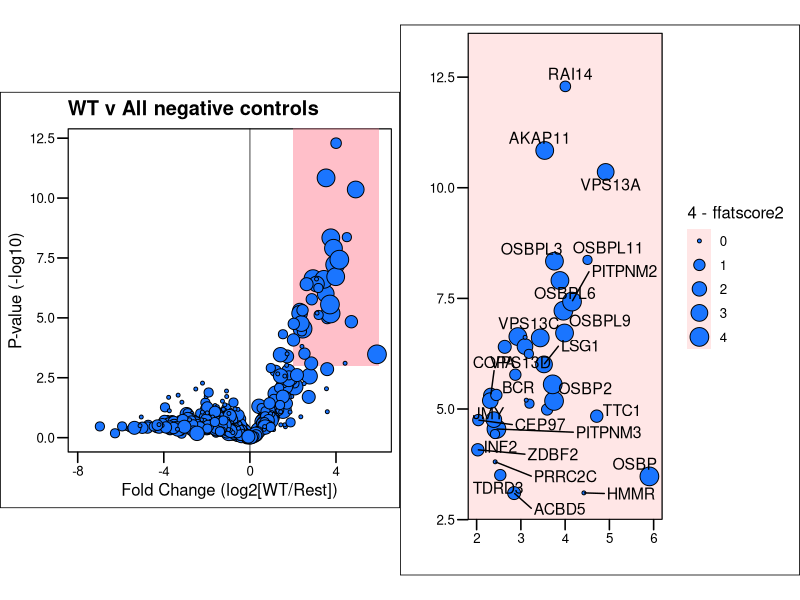
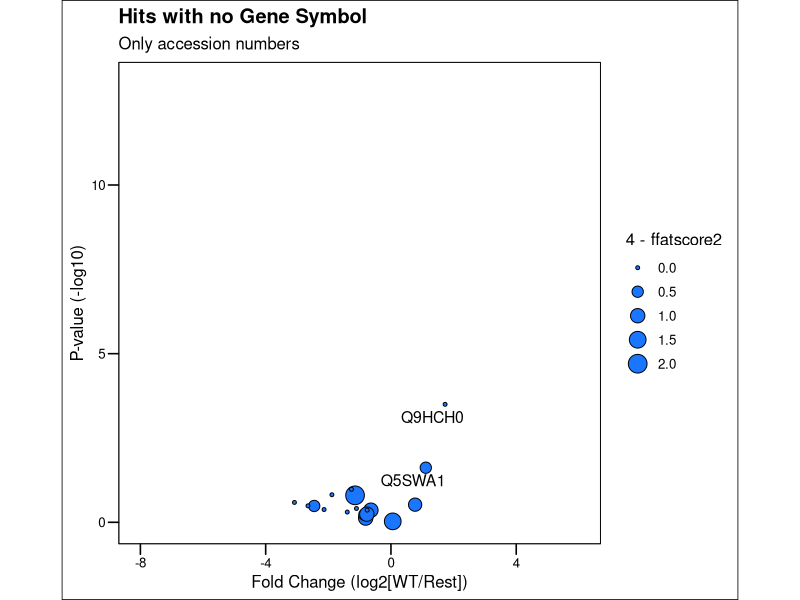
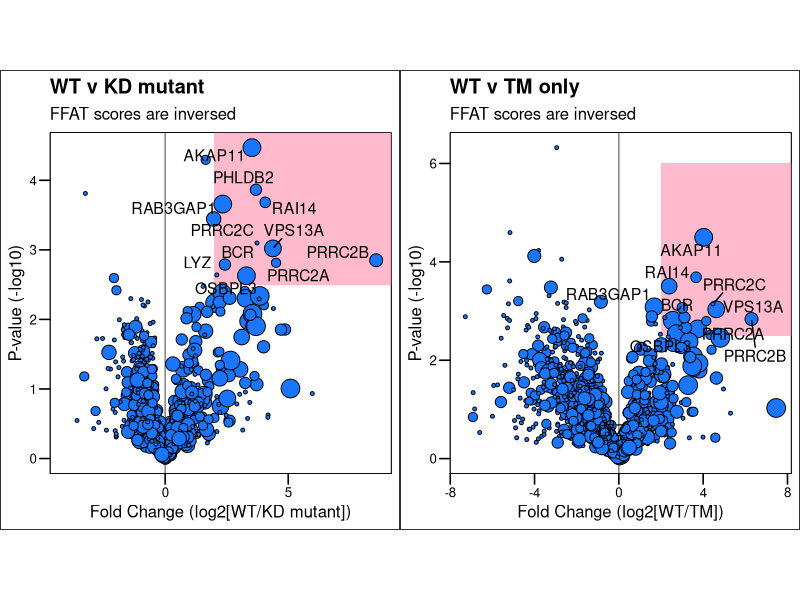
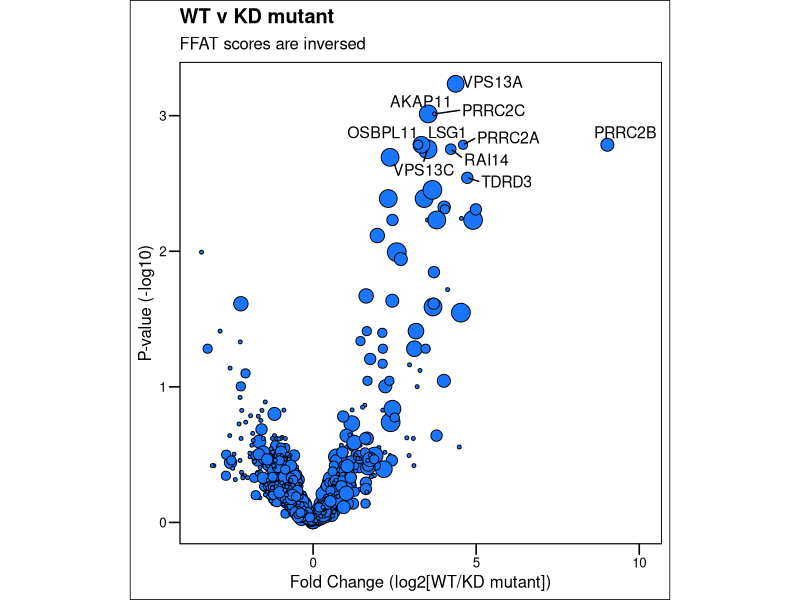
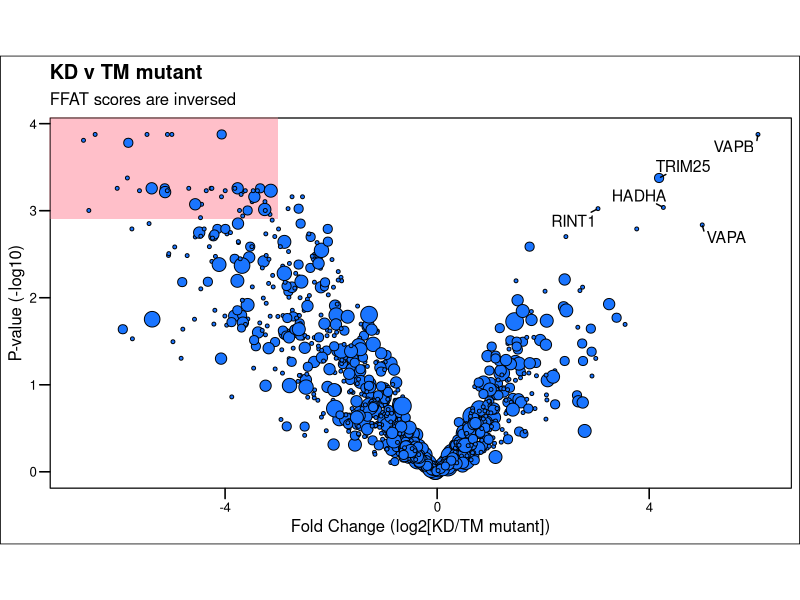
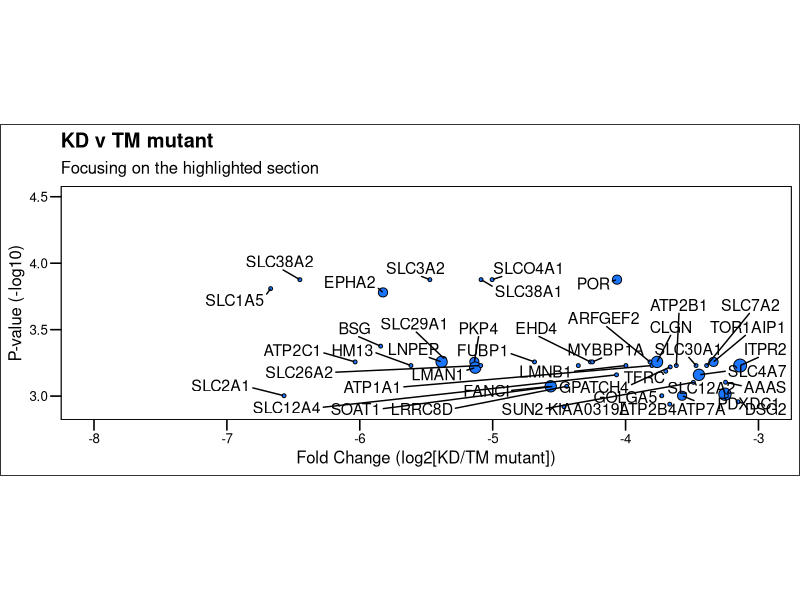
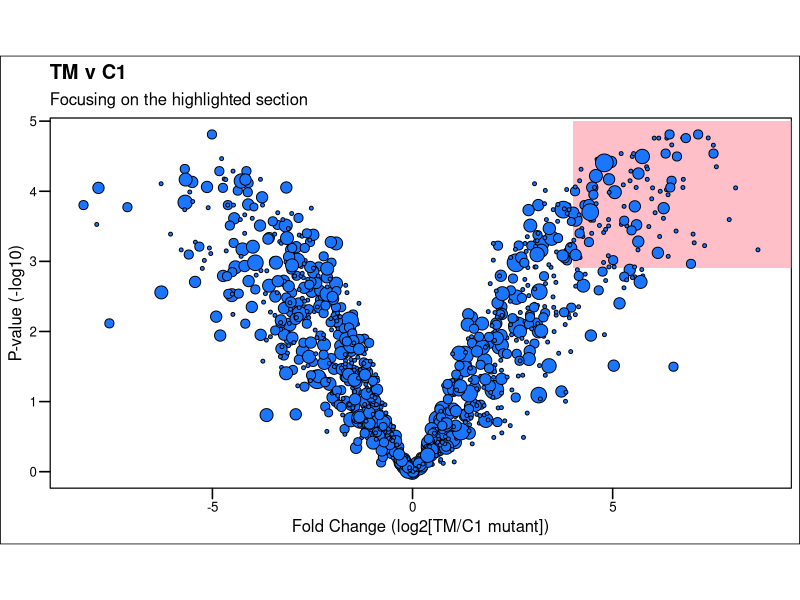
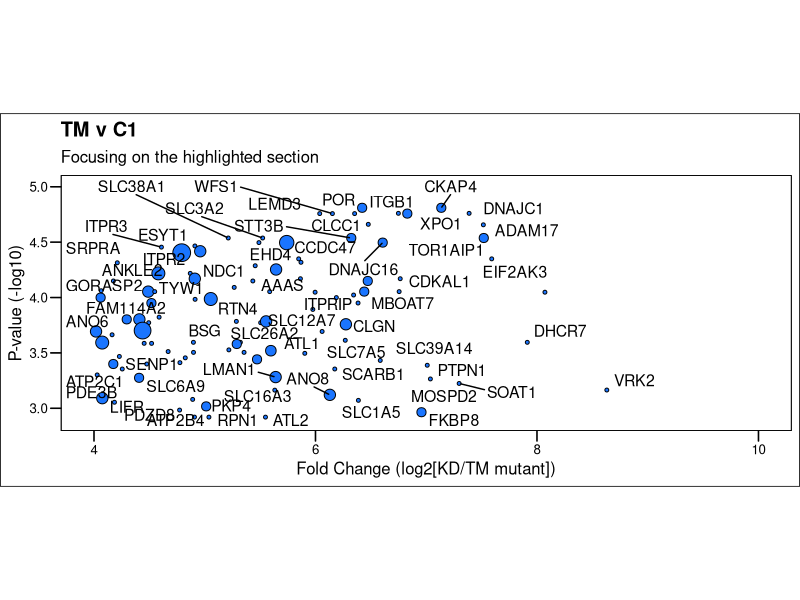

Write the R code that produced these figures, in order.
## ---- chunk 1
knitr::opts_chunk$set(echo = F, warning = F)
## ---- chunk 2
library(readxl)
library(ggplot2)
library(dplyr)
library(ggthemes)
library(ggrepel)
library(gridExtra)
library(limma)
library(tibble)
## ---- chunk 3
bioid1 = read.csv("data/Book1_for_R_with_FFAT_scores.csv")

## ---- chunk 4

Xmin = 2
Xmax = 6 
Ymin = 3
Ymax = 13

AR = (Ymax-Ymin)/(Xmax - Xmin)

bioid1 %>% ggplot(aes(Rest_FC, Rest_logP)) +
   geom_vline(xintercept = 0, alpha = 0.5)+
   geom_rect(xmin = Xmin, xmax = Xmax, ymin = Ymin, ymax = Ymax, alpha = 0.1, fill = 'pink') +
   geom_point(shape = 21, color = 'black', fill = '#1a75ff', aes(size = (4-ffatscore2)/2)) +
   theme_base(12) +
   theme(aspect.ratio = 1,legend.position = 'none') +
   xlab("Fold Change (log2[WT/Rest])") +
   ylab("P-value (-log10)") +
   ggtitle('WT v All negative controls') -> plot1

bioid1 %>% ggplot(aes(Rest_FC, Rest_logP)) +
   geom_point(shape = 21, color = 'black', fill = '#1a75ff', aes(size = 4-ffatscore2)) +
   theme_base(12) +
   theme(aspect.ratio = AR, panel.background = element_rect(fill = '#ffe6e6')) +
   xlim(Xmin, Xmax) +
   ylim(Ymin, Ymax) +
   xlab("") +
   ylab("") +
   geom_text_repel(size = 4, aes(label = Gene.Symbol), max.iter = 100000,max.time = 300) -> plot2

grid.arrange(plot1, plot2, widths = c(3, 3), nrow = 1)
## ---- chunk 5
#test the bunch with no GeneSymbol
bioid1 %>% 
   filter(is.na(Gene.Symbol)) %>% 
   ggplot(aes(Rest_FC, Rest_logP)) +
   geom_point(shape = 21, color = 'black', fill = '#1a75ff', aes(size = 4-ffatscore2)) +
   theme_base(12) +
   theme(aspect.ratio = 1) +
   xlim(-8, 6) +
   ylim(0, 13) +
   xlab("Fold Change (log2[WT/Rest])") +
   ylab("P-value (-log10)") +
   geom_text_repel(size = 4, aes(label = Accession), max.iter = 100000,max.time = 300)+
   ggtitle('Hits with no Gene Symbol', 'Only accession numbers') 

## ---- chunk 6
bioid1 %>% 
   filter(Rest_FC > Xmin & Rest_logP>Ymin) %>% 
   select(Gene.Symbol, Accession,  Rest_FC, Rest_logP, ffatscore) %>% 
   print()

## ---- chunk 7

Xmin = 2
Xmax = 10 
Ymin = 2.5
Ymax = 6

AR = (Ymax-Ymin)/(Xmax - Xmin)

bioid1 %>% ggplot(aes(KD_FC, KD_logP)) +
   geom_vline(xintercept = 0, alpha = 0.5)+
   geom_rect(xmin = Xmin, xmax = Xmax, ymin = Ymin, ymax = Ymax, alpha = 0.05, fill = 'pink') +
   geom_point(shape = 21, color = 'black', fill = '#1a75ff', aes(size = (4-ffatscore2)/2)) +
   theme_base(12) +
   theme(aspect.ratio = 1,legend.position = 'none') +
   xlab("Fold Change (log2[WT/KD mutant])") +
   ylab("P-value (-log10)") +
   geom_text_repel(
      data = bioid1 %>% 
         filter(KD_FC > Xmin & KD_logP>Ymin),
      size = 4, aes(label = Gene.Symbol), max.iter = 100000,max.time = 300) +
   ggtitle('WT v KD mutant',"FFAT scores are inversed")  -> plot21



bioid1 %>% ggplot(aes(TM_FC, TM_logP)) +
   geom_vline(xintercept = 0, alpha = 0.5)+
   geom_rect(xmin = Xmin, xmax = Xmax, ymin = Ymin, ymax = Ymax, alpha = 0.05, fill = 'pink') +
   geom_point(shape = 21, color = 'black', fill = '#1a75ff', aes(size = (4-ffatscore2)/2)) +
   theme_base(12) +
   theme(aspect.ratio = 1,legend.position = 'none') +
   xlab("Fold Change (log2[WT/TM])") +
   ylab("P-value (-log10)") +
   geom_text_repel(
      data = bioid1 %>% 
         filter(KD_FC > Xmin & KD_logP>Ymin),
      size = 4, aes(label = Gene.Symbol), max.iter = 100000,max.time = 300) +
   ggtitle('WT v TM only',"FFAT scores are inversed") -> plot22

grid.arrange(plot21, plot22, nrow =1)




## ---- chunk 8

sample_columns <- c(
  "WT1", "WT2", "WT3",
  "KD1", "KD2", "KD3"
)

#inspect data
#summary(bioid1[sample_columns])   

#Convert intensity columns to numeric:
bioid1[sample_columns] <- lapply(
  bioid1[sample_columns],
  as.numeric
)

#Filter proteins with insufficient measurements
keep <- rowSums(!is.na(bioid1[c("WT1", "WT2", "WT3")])) == 3 |
        rowSums(!is.na(bioid1[c("KD1", "KD2", "KD3")])) == 3
bioid1_filtered <- bioid1[c(keep),]

#Log₂-transform the intensities
expression_matrix <- as.matrix(
  bioid1_filtered[sample_columns])
expression_matrix <- log2(expression_matrix)

expression_matrix[!is.finite(expression_matrix)] <- NA
wt_columns <- c("WT1", "WT2", "WT3")
kd_columns <- c("KD1", "KD2", "KD3")

keep <- rowSums(!is.na(expression_matrix[, wt_columns, drop = FALSE])) >= 2 &
        rowSums(!is.na(expression_matrix[, kd_columns, drop = FALSE])) >= 2

expression_matrix_clean <- expression_matrix[keep, , drop = FALSE]

# ## Optional: normalise between samples #SKIPPED
# #
# expression_matrix <- normalizeBetweenArrays(
#   expression_matrix,
#   method = "quantile"
# )
# 
# #For proteomics, I often prefer median centring because it is less aggressive:
# sample_medians <- apply(
#   expression_matrix,
#   2,
#   median,
#   na.rm = TRUE
# )
# expression_matrix <- sweep(
#   expression_matrix,
#   2,
#   sample_medians,
#   FUN = "-"
# )

# Create the experimental design
group <- factor(
  c("WT", "WT", "WT", "KD", "KD", "KD"),
  levels = c("WT", "KD")
)

design <- model.matrix(~ 0 + group)
colnames(design) <- levels(group)
#design


#Run the differential-expression analysis
fit <- lmFit(expression_matrix, design)
contrast_matrix <- makeContrasts(
  WT_v_KD = WT - KD,
  levels = design
)

fit2 <- contrasts.fit(fit, contrast_matrix)
fit2 <- eBayes(fit2, trend = TRUE, robust = TRUE)

results <- topTable(
  fit2,
  coef = "WT_v_KD",
  number = Inf,
  adjust.method = "BH"
)


results_merged1 = results %>% rownames_to_column('Roster') %>% 
   merge(bioid1_filtered %>% 
            select(Gene.Symbol, ffatscore2) %>% 
            rownames_to_column('Roster'), by = "Roster")

results_merged1 %>% 
   ggplot(aes(logFC, -log10(adj.P.Val))) +
   geom_point(shape = 21, color = 'black', fill = '#1a75ff', aes(size = (4-ffatscore2))) +
   theme_base(12) +
   theme(aspect.ratio = 1,legend.position = 'none') +
   xlab("Fold Change (log2[WT/KD mutant])") +
   ylab("P-value (-log10)") +
   geom_text_repel(
      data = results_merged1 %>% 
         filter(logFC > 1 & log10(adj.P.Val) < -2.5),
      size = 4, aes(label = Gene.Symbol), max.iter = 100000,max.time = 300, nudge_x = 1) +
   ggtitle('WT v KD mutant',"FFAT scores are inversed")  


   

## ---- chunk 9
sample_columns <- c(
  "KD1", "KD2", "KD3",
  "TM1", "TM2", "TM3"
)

#Convert intensity columns to numeric:
bioid1[sample_columns] <- lapply(
  bioid1[sample_columns],
  as.numeric
)

#Filter proteins with insufficient measurements
keep <- rowSums(!is.na(bioid1[c("KD1", "KD2", "KD3")])) == 3 |
        rowSums(!is.na(bioid1[c("TM1", "TM2", "TM3")])) == 3

bioid1_filtered <- bioid1[c(keep),]

#Log₂-transform the intensities
expression_matrix <- as.matrix(
  bioid1_filtered[sample_columns])

expression_matrix <- log2(expression_matrix)

expression_matrix[!is.finite(expression_matrix)] <- NA
KD_columns <- c("KD1", "KD2", "KD3")
TM_columns <- c("TM1", "TM2", "TM3")

keep <- rowSums(!is.na(expression_matrix[, KD_columns, drop = FALSE])) >= 2 &
        rowSums(!is.na(expression_matrix[, TM_columns, drop = FALSE])) >= 2

expression_matrix_clean <- expression_matrix[keep, , drop = FALSE]

group <- factor(
  c("KD", "KD", "KD", "TM", "TM", "TM"),
  levels = c("KD", "TM"))

design <- model.matrix(~ 0 + group)
colnames(design) <- levels(group)
#design

#Run the differential-expression analysis
fit <- lmFit(expression_matrix, design)
contrast_matrix <- makeContrasts(
  KD_v_TM = KD - TM,
  levels = design
)

fit2 <- contrasts.fit(fit, contrast_matrix)
fit2 <- eBayes(fit2, trend = TRUE, robust = TRUE)

results <- topTable(
  fit2,
  coef = "KD_v_TM",
  number = Inf,
  adjust.method = "BH"
)

results_merged2 = results %>% rownames_to_column('Roster') %>% 
   merge(bioid1_filtered %>% 
            select(Gene.Symbol, ffatscore2) %>% 
            rownames_to_column('Roster'), by = "Roster")


Xmin = -8
Xmax = -3
Ymin = 2.9
Ymax = 4.5

AR = (Ymax-Ymin)/(Xmax - Xmin)

results_merged2 %>% 
   ggplot(aes(logFC, -log10(adj.P.Val))) +
   geom_rect(xmin = Xmin, xmax = Xmax, ymin = Ymin, ymax = Ymax, fill = "pink", alpha = 0.1) +
   geom_point(shape = 21, color = 'black', fill = '#1a75ff', aes(size = (4-ffatscore2))) +
   theme_base(12) +
   theme(aspect.ratio = 0.5,legend.position = 'none') +
   xlab("Fold Change (log2[KD/TM mutant])") +
   ylab("P-value (-log10)") +
   geom_text_repel(
      data = results_merged2 %>% 
         #filter(abs(logFC) > 2 & log10(adj.P.Val) < -2.8),
         filter(logFC > 2 & log10(adj.P.Val) < -2.8),
      size = 4, aes(label = Gene.Symbol), min.segment.length = 0,
      max.iter = 100000,max.time = 300,max.overlaps = Inf) +
   ggtitle('KD v TM mutant',"FFAT scores are inversed")  

results_merged2 %>% 
   ggplot(aes(logFC, -log10(adj.P.Val))) +
   geom_point(shape = 21, color = 'black', fill = '#1a75ff', aes(size = (4-ffatscore2))) +
   theme_base(12) +
   theme(aspect.ratio = AR,legend.position = 'none') +
   xlab("Fold Change (log2[KD/TM mutant])") +
   ylab("P-value (-log10)") +
   xlim(Xmin,Xmax)+
   ylim(Ymin, Ymax) +
   geom_text_repel(size = 4, aes(label = Gene.Symbol), min.segment.length = 0,
      max.iter = 100000,max.time = 300,max.overlaps = Inf) +
   ggtitle('KD v TM mutant',"Focusing on the highlighted section")  


## ---- chunk 10
sample_columns <- c(
  "TM1", "TM2", "TM3",
  "C11", "C12", "C13"
)

#inspect data
#summary(bioid1[sample_columns])   

#Convert intensity columns to numeric:
bioid1[sample_columns] <- lapply(
  bioid1[sample_columns],
  as.numeric
)

#Filter proteins with insufficient measurements
keep <- rowSums(!is.na(bioid1[c("TM1", "TM2", "TM3")])) == 3 |
        rowSums(!is.na(bioid1[c("C11", "C12", "C13")])) == 3

bioid1_filtered <- bioid1[c(keep),]

#Log₂-transform the intensities
expression_matrix <- as.matrix(
  bioid1_filtered[sample_columns]
)
expression_matrix <- log2(expression_matrix)

expression_matrix[!is.finite(expression_matrix)] <- NA
TM_columns <- c("TM1", "TM2", "TM3")
C1_columns <- c("C11", "C12", "C13")

keep <- rowSums(!is.na(expression_matrix[, TM_columns, drop = FALSE])) >= 2 &
        rowSums(!is.na(expression_matrix[, C1_columns, drop = FALSE])) >= 2

expression_matrix_clean <- expression_matrix[keep, , drop = FALSE]

# Create the experimental design
group <- factor(
  c("TM", "TM", "TM", "C1", "C1", "C1"),
  levels = c("TM", "C1")
)

design <- model.matrix(~ 0 + group)
colnames(design) <- levels(group)
#design



#Run the differential-expression analysis
fit <- lmFit(expression_matrix, design)
contrast_matrix <- makeContrasts(
  TM_v_C1 = TM - C1,
  levels = design
)

fit2 <- contrasts.fit(fit, contrast_matrix)
fit2 <- eBayes(fit2, trend = TRUE, robust = TRUE)

results <- topTable(
  fit2,
  coef = "TM_v_C1",
  number = Inf,
  adjust.method = "BH"
)


results_merged3 = results %>% rownames_to_column('Roster') %>% 
   merge(bioid1_filtered %>% 
            select(Gene.Symbol, ffatscore2) %>% 
            rownames_to_column('Roster'), by = "Roster")


#plot
##
Xmin = 4
Xmax = 10
Ymin = 2.9
Ymax = 5

AR = (Ymax-Ymin)/(Xmax-Xmin)


results_merged3 %>% 
   ggplot(aes(logFC, -log10(adj.P.Val))) +
   geom_rect(xmin = Xmin, xmax = Xmax, ymin = Ymin, ymax = Ymax, fill = "pink", alpha = 0.1) +
   geom_point(shape = 21, color = 'black', fill = '#1a75ff', aes(size = (4-ffatscore2))) +
   theme_base(12) +
   theme(aspect.ratio = 0.5,legend.position = 'none') +
   xlab("Fold Change (log2[TM/C1 mutant])") +
   ylab("P-value (-log10)") +
   ggtitle('TM v C1',"Focusing on the highlighted section")  



results_merged3 %>% 
   ggplot(aes(logFC, -log10(adj.P.Val))) +
   geom_point(shape = 21, color = 'black', fill = '#1a75ff', aes(size = (4-ffatscore2))) +
   theme_base(12) +
   theme(aspect.ratio = AR,legend.position = 'none') +
   xlab("Fold Change (log2[KD/TM mutant])") +
   ylab("P-value (-log10)") +
   xlim(Xmin,Xmax)+
   ylim(Ymin, Ymax) +
   geom_text_repel(size = 4, aes(label = Gene.Symbol), #max.overlaps = Inf,
      max.iter = 100000,max.time = 300) +
   ggtitle('TM v C1',"Focusing on the highlighted section")  


results_merged3 %>% 
   filter(logFC > 2 & log10(adj.P.Val) < -3) %>% 
   select(Gene.Symbol, logFC, adj.P.Val, ffatscore2)

## ---- chunk 11
#### GO ANALYSIS ####
# BiocManager::install("AnnotationDbi", force = T)
# 
# library(clusterProfiler)
# library(org.Hs.eg.db)  # Replace with your organism (e.g., org.Mm.eg.db for mouse)
# library(AnnotationDbi)
# library(enrichplot)
# 
# # Example: Load your data (ensure it has columns: Gene, FC, logP)
# #dat2 %>% head
# 
# # Convert gene symbols to Entrez IDs
# 
# # Merge with fold change & logP values
# # Order by significance (optional, useful for GSEA)
# 
# # (A) Over-Representation Analysis (ORA)
# # ORA tests if GO terms are enriched in a list of significant genes (e.g., fold change > threshold).
# # Define a cutoff for significance (e.g., FC > 1.5)
# significant_genes <- bioid1$Entrez.Gene.ID[bioid1$Rest_FC > 1.5]
# 
# 
# # Perform GO enrichment for Biological Process (BP)
# go_results_BP <- enrichGO(gene     = significant_genes,
#                        OrgDb    = org.Hs.eg.db,
#                        keyType  = "ENTREZID",
#                        ont      = "BP",   # Options: "BP" (Biological Process), "MF", "CC"
#                        pAdjustMethod = "BH",
#                        pvalueCutoff  = 0.05)
# 
# go_results_MF <- enrichGO(gene     = significant_genes,
#                           OrgDb    = org.Hs.eg.db,
#                           keyType  = "ENTREZID",
#                           ont      = "MF",   # Options: "BP" (Biological Process), "MF", "CC"
#                           pAdjustMethod = "BH",
#                           pvalueCutoff  = 0.05)
# 
# go_results_CC <- enrichGO(gene     = significant_genes,
#                           OrgDb    = org.Hs.eg.db,
#                           keyType  = "ENTREZID",
#                           ont      = "CC",   # Options: "BP" (Biological Process), "MF", "CC"
#                           pAdjustMethod = "BH",
#                           pvalueCutoff  = 0.05)
# 
# 
# plot4 = dotplot(go_results_BP, showCategory=50) + ggtitle("BP")
# plot5 = dotplot(go_results_CC, showCategory=50) + ggtitle("CC")
# plot6 = dotplot(go_results_MF, showCategory=50) + ggtitle("MF")
# 
# grid.arrange(plot4, plot5, plot6, nrow =3 )

## ---- chunk 12
#git config http.postBuffer 524288000
#git pull & git push
#git commit -m "Update files"
